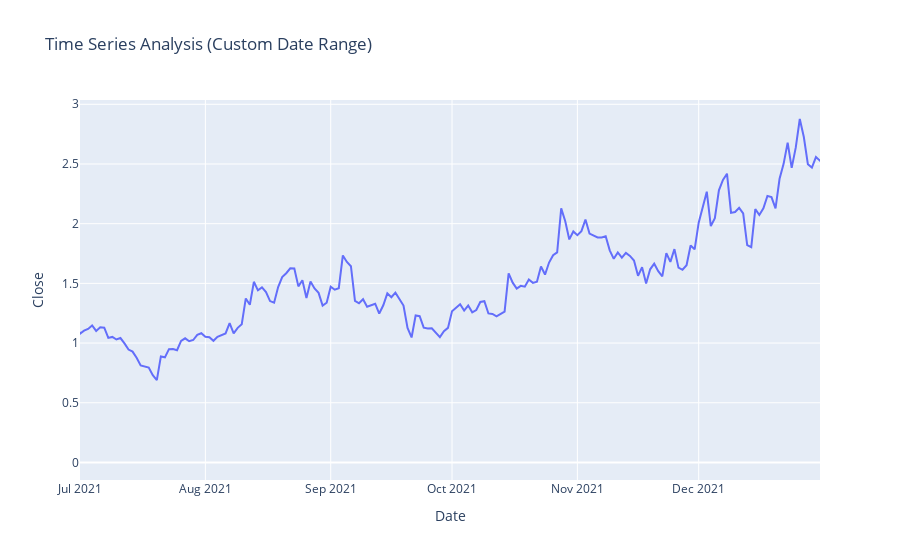

Notebook source saved alongside this figure:
### Code cell
figure = px.line(data, x = data.index, 
                 y = 'Close', 
                 range_x = ['2021-07-01','2021-12-31'], 
                 title = "Time Series Analysis (Custom Date Range)")
figure.show()

### Figure 1 — Plotly figure (JSON) as saved in the notebook; plotly's stock layout.template omitted (floating-point values rounded to 4 significant figures; data arrays with more than 128 entries replaced by an {"elided": "..."} marker saying what was removed)
{"data": [{"hovertemplate": "Date=%{x}<br>Close=%{y}<extra></extra>", "legendgroup": "", "line": {"color": "#636efa", "dash": "solid"}, "marker": {"symbol": "circle"}, "mode": "lines", "name": "", "orientation": "v", "showlegend": false, "type": "scatter", "x": {"elided": "721 str values"}, "xaxis": "x", "y": {"elided": "721 float values"}, "yaxis": "y"}], "layout": {"legend": {"tracegroupgap": 0}, "title": {"text": "Time Series Analysis (Custom Date Range)"}, "xaxis": {"anchor": "y", "domain": [0, 1], "range": ["2021-07-01", "2021-12-31"], "title": {"text": "Date"}}, "yaxis": {"anchor": "x", "domain": [0, 1], "title": {"text": "Close"}}}}
